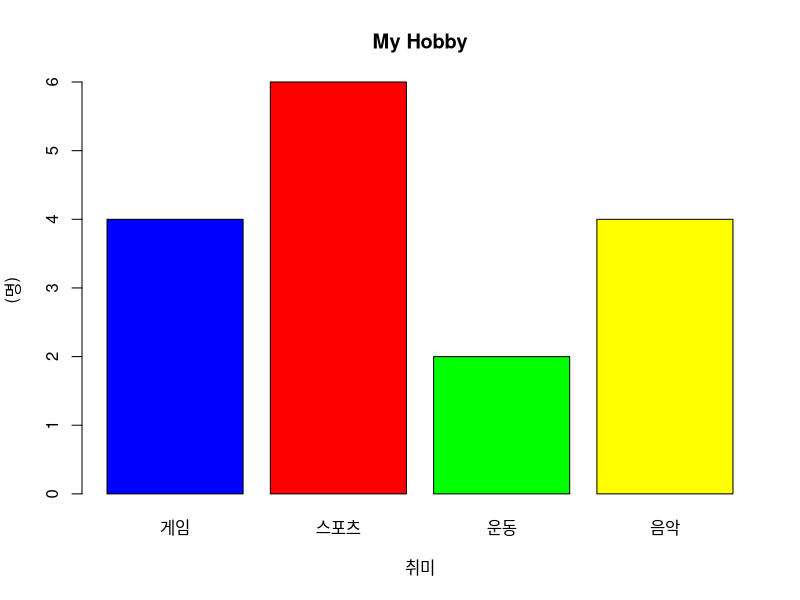
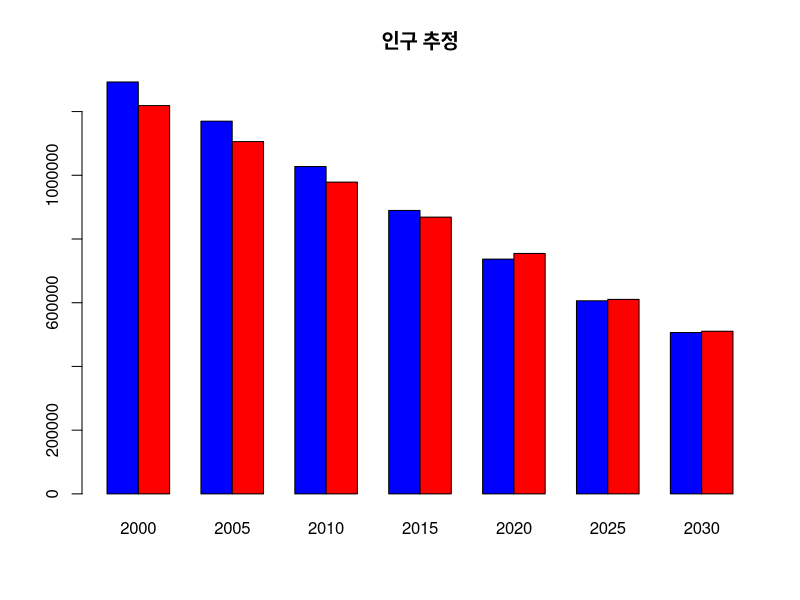
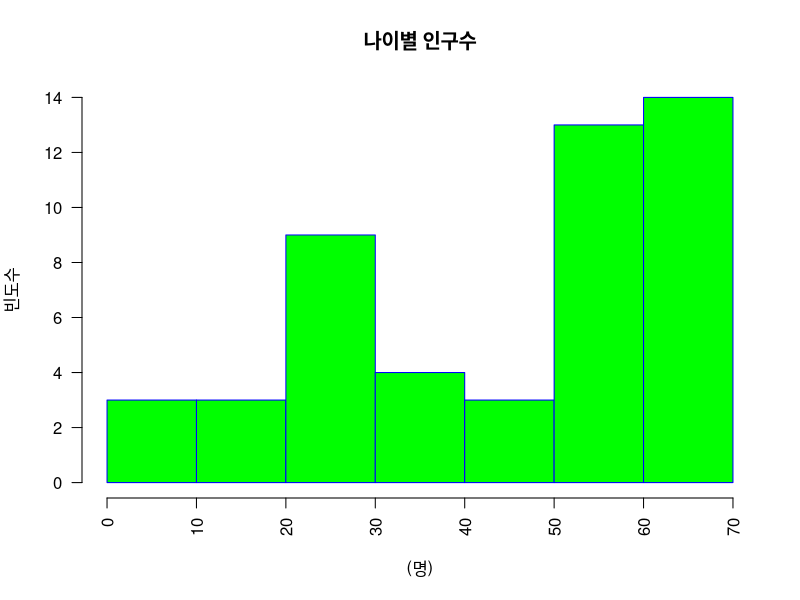
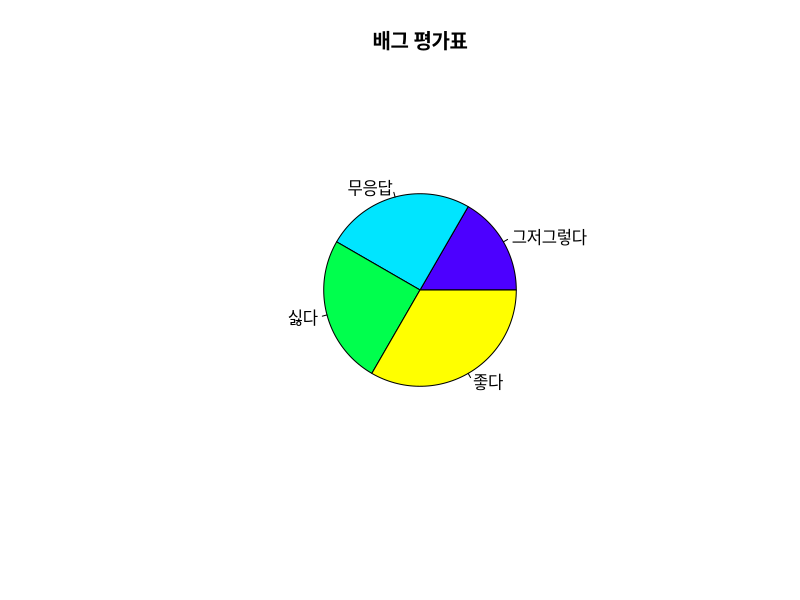
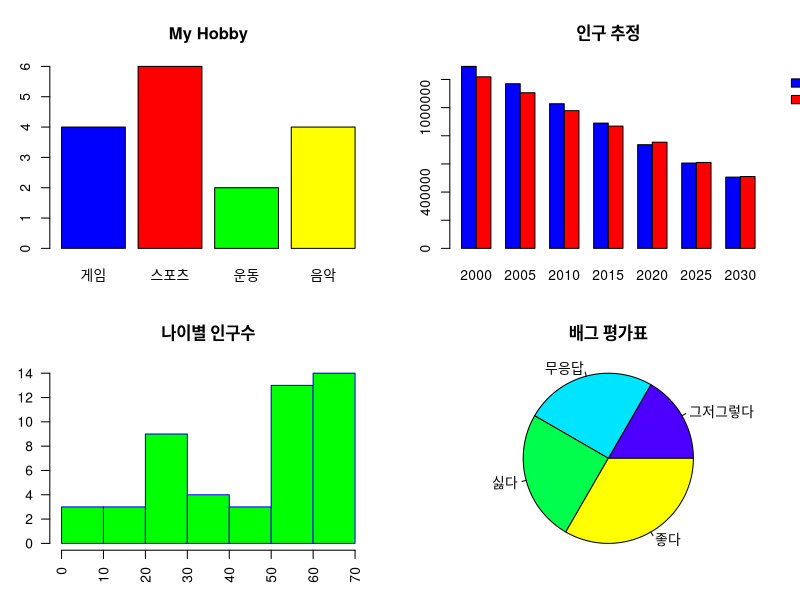

These charts were generated, in order, by the following R code:
#1.막대그래프 작성해보기
hobby <- c('게임', '게임', '게임', '게임', '운동', '운동', '스포츠'
           ,'스포츠', '스포츠', '스포츠', '스포츠', '스포츠', '음악'
           ,'음악','음악','음악')
ds <- table(hobby)
ds


barplot(ds, main='My Hobby', 
        #막대그래프 색 지정하기
        col = c('blue','red','green','yellow'),
        #x축 y축에 설명 붙이기
        xlab='취미', ylab='(명)')



#2.각각의 막대그래프 작성해보기
age.A <- c(1292796, 1169837, 1027464, 889690, 736785
           ,606118,506442)
age.B <- c(1218871,1105855,978495,868701,754606,
           610446,510362)

as <- rbind(age.A, age.B)
colnames(as) <- c('2000','2005','2010','2015','2020'
                  ,'2025','2030')


barplot(as, main='인구 추정',
        col=c('blue', 'red'),
        #각각의 막대로 표현하기
        beside = TRUE,
        #범례 추가하기
        legend.text = c('남자', '여자'),
        args.legend = list(x='topright', bty='n',
                           inset=c(-0.25,0)))



#3.히토스그램 작성해보기
a <- c(2,4,10,12,15,17,22,24,25,22,23,26,28,29,
       30,33,35,34,36,42,44,45,66,55,56,57,51,51,
       54,54,52,53,67,68,64,63,61,68,69,61,62,64,
       54,52,51,55,65,61,62)
head(a)
dist <- a
hist(dist, main = '나이별 인구수',
     xlab = '(명)',
     ylab = '빈도수',
     border='blue',
     col='green',
     las=2,
     breaks=5)



#4.파이그래프 작성해보기.
pi <- c('좋다','싫다','무응답','그저그렇다',
        '좋다','싫다','무응답','좋다','좋다',
        '싫다','무응답','그저그렇다')

ps <- pi
pie(table(ps),main='배그 평가표',
    col=topo.colors(4),
    radius=0.5)



#5.화면 분할해보기
par(mfrow=c(2,2), mar=c(3,3,4,2))

barplot(ds, main='My Hobby', 
        col = c('blue','red','green','yellow'),
        xlab='취미', ylab='(명)')

barplot(as, main='인구 추정',
        col=c('blue', 'red'),
        beside = TRUE,
        legend.text = c('남자', '여자'),
        args.legend = list(x='topright', bty='n',
                           inset=c(-0.25,0)))

hist(dist, main = '나이별 인구수',
     xlab = '(명)',
     ylab = '빈도수',
     border='blue',
     col='green',
     las=2,
     breaks=5)

pie(table(ps),main='배그 평가표',
    col=topo.colors(4),
    radius=1)

par(mfrow=c(1,1), mar=c(5,4,4,2)+.1)
